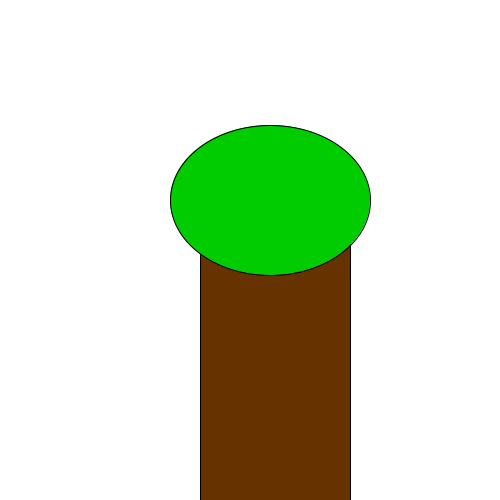
Frame 1 (no input)
Frame 60 (the mouse pressed at the canvas centre just before this capture): identical to frame 1, image omitted
Frame 120 (the mouse held since frame 60 and released just before this capture): identical to frame 1, image omitted

The Processing sketch that drew this single still picture (run headless with seeded random() and noise(); from frame 60 on, the mouse is pressed at the canvas centre):

// Processing sketch: H09_9
// ── H09_9.pde


void setup(){
  size(500,500);
}

void draw(){
  background(255,255,255);
  stroke(0,0,0);
  mijnBoom(200,200,150,100);
}

void mijnBoom(int x,int y,int w,int h){
  fill(102,51,0);
  rect(x,y,w,h*h);
  fill(0,204,0);
  ellipse(x+70,y,w+50,h+50);
}
